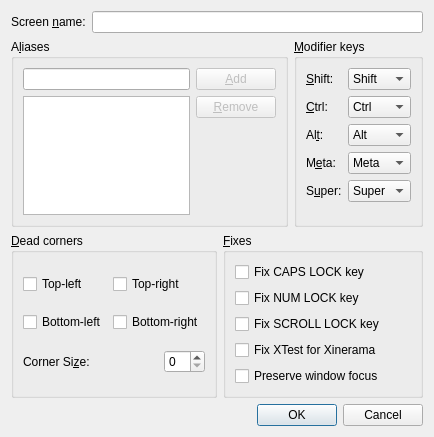
<?xml version="1.0" encoding="UTF-8"?>
<ui version="4.0">
 <class>ScreenSettingsDialogBase</class>
 <widget class="QDialog" name="ScreenSettingsDialogBase">
  <property name="geometry">
   <rect>
    <x>0</x>
    <y>0</y>
    <width>434</width>
    <height>437</height>
   </rect>
  </property>
  <property name="windowTitle">
   <string>Screen Settings</string>
  </property>
  <layout class="QVBoxLayout">
   <item>
    <layout class="QHBoxLayout">
     <item>
      <widget class="QLabel" name="label_7">
       <property name="text">
        <string>Screen &amp;name:</string>
       </property>
       <property name="buddy">
        <cstring>m_pLineEditName</cstring>
       </property>
      </widget>
     </item>
     <item>
      <widget class="QLineEdit" name="m_pLineEditName"/>
     </item>
    </layout>
   </item>
   <item>
    <layout class="QHBoxLayout">
     <item>
      <widget class="QGroupBox" name="m_pGroupAliases">
       <property name="enabled">
        <bool>true</bool>
       </property>
       <property name="title">
        <string>A&amp;liases</string>
       </property>
       <property name="checked">
        <bool>false</bool>
       </property>
       <layout class="QGridLayout">
        <item row="0" column="0">
         <widget class="QLineEdit" name="m_pLineEditAlias"/>
        </item>
        <item row="0" column="1">
         <widget class="QPushButton" name="m_pButtonAddAlias">
          <property name="enabled">
           <bool>false</bool>
          </property>
          <property name="text">
           <string>&amp;Add</string>
          </property>
         </widget>
        </item>
        <item row="1" column="0" rowspan="2">
         <widget class="QListWidget" name="m_pListAliases">
          <property name="selectionMode">
           <enum>QAbstractItemView::ExtendedSelection</enum>
          </property>
         </widget>
        </item>
        <item row="1" column="1">
         <widget class="QPushButton" name="m_pButtonRemoveAlias">
          <property name="enabled">
           <bool>false</bool>
          </property>
          <property name="text">
           <string>&amp;Remove</string>
          </property>
         </widget>
        </item>
        <item row="2" column="1">
         <spacer>
          <property name="orientation">
           <enum>Qt::Vertical</enum>
          </property>
          <property name="sizeHint" stdset="0">
           <size>
            <width>20</width>
            <height>126</height>
           </size>
          </property>
         </spacer>
        </item>
       </layout>
      </widget>
     </item>
     <item>
      <widget class="QGroupBox" name="m_pGroupModifiers">
       <property name="title">
        <string>&amp;Modifier keys</string>
       </property>
       <property name="checked">
        <bool>false</bool>
       </property>
       <layout class="QGridLayout">
        <item row="0" column="0">
         <widget class="QLabel" name="label_2">
          <property name="text">
           <string>&amp;Shift:</string>
          </property>
          <property name="buddy">
           <cstring>m_pComboBoxShift</cstring>
          </property>
         </widget>
        </item>
        <item row="0" column="1">
         <widget class="QComboBox" name="m_pComboBoxShift">
          <item>
           <property name="text">
            <string>Shift</string>
           </property>
          </item>
          <item>
           <property name="text">
            <string>Ctrl</string>
           </property>
          </item>
          <item>
           <property name="text">
            <string>Alt</string>
           </property>
          </item>
          <item>
           <property name="text">
            <string>Meta</string>
           </property>
          </item>
          <item>
           <property name="text">
            <string>Super</string>
           </property>
          </item>
          <item>
           <property name="text">
            <string>None</string>
           </property>
          </item>
         </widget>
        </item>
        <item row="1" column="0">
         <widget class="QLabel" name="label_3">
          <property name="text">
           <string>&amp;Ctrl:</string>
          </property>
          <property name="buddy">
           <cstring>m_pComboBoxCtrl</cstring>
          </property>
         </widget>
        </item>
        <item row="1" column="1">
         <widget class="QComboBox" name="m_pComboBoxCtrl">
          <property name="currentIndex">
           <number>1</number>
          </property>
          <item>
           <property name="text">
            <string>Shift</string>
           </property>
          </item>
          <item>
           <property name="text">
            <string>Ctrl</string>
           </property>
          </item>
          <item>
           <property name="text">
            <string>Alt</string>
           </property>
          </item>
          <item>
           <property name="text">
            <string>Meta</string>
           </property>
          </item>
          <item>
           <property name="text">
            <string>Super</string>
           </property>
          </item>
          <item>
           <property name="text">
            <string>None</string>
           </property>
          </item>
         </widget>
        </item>
        <item row="2" column="0">
         <widget class="QLabel" name="label_4">
          <property name="text">
           <string>Al&amp;t:</string>
          </property>
          <property name="buddy">
           <cstring>m_pComboBoxAlt</cstring>
          </property>
         </widget>
        </item>
        <item row="2" column="1">
         <widget class="QComboBox" name="m_pComboBoxAlt">
          <property name="currentIndex">
           <number>2</number>
          </property>
          <item>
           <property name="text">
            <string>Shift</string>
           </property>
          </item>
          <item>
           <property name="text">
            <string>Ctrl</string>
           </property>
          </item>
          <item>
           <property name="text">
            <string>Alt</string>
           </property>
          </item>
          <item>
           <property name="text">
            <string>Meta</string>
           </property>
          </item>
          <item>
           <property name="text">
            <string>Super</string>
           </property>
          </item>
          <item>
           <property name="text">
            <string>None</string>
           </property>
          </item>
         </widget>
        </item>
        <item row="3" column="0">
         <widget class="QLabel" name="label_5">
          <property name="text">
           <string>M&amp;eta:</string>
          </property>
          <property name="buddy">
           <cstring>m_pComboBoxMeta</cstring>
          </property>
         </widget>
        </item>
        <item row="3" column="1">
         <widget class="QComboBox" name="m_pComboBoxMeta">
          <property name="currentIndex">
           <number>3</number>
          </property>
          <item>
           <property name="text">
            <string>Shift</string>
           </property>
          </item>
          <item>
           <property name="text">
            <string>Ctrl</string>
           </property>
          </item>
          <item>
           <property name="text">
            <string>Alt</string>
           </property>
          </item>
          <item>
           <property name="text">
            <string>Meta</string>
           </property>
          </item>
          <item>
           <property name="text">
            <string>Super</string>
           </property>
          </item>
          <item>
           <property name="text">
            <string>None</string>
           </property>
          </item>
         </widget>
        </item>
        <item row="4" column="0">
         <widget class="QLabel" name="label_6">
          <property name="text">
           <string>S&amp;uper:</string>
          </property>
          <property name="buddy">
           <cstring>m_pComboBoxSuper</cstring>
          </property>
         </widget>
        </item>
        <item row="4" column="1">
         <widget class="QComboBox" name="m_pComboBoxSuper">
          <property name="currentIndex">
           <number>4</number>
          </property>
          <item>
           <property name="text">
            <string>Shift</string>
           </property>
          </item>
          <item>
           <property name="text">
            <string>Ctrl</string>
           </property>
          </item>
          <item>
           <property name="text">
            <string>Alt</string>
           </property>
          </item>
          <item>
           <property name="text">
            <string>Meta</string>
           </property>
          </item>
          <item>
           <property name="text">
            <string>Super</string>
           </property>
          </item>
          <item>
           <property name="text">
            <string>None</string>
           </property>
          </item>
         </widget>
        </item>
        <item row="5" column="0">
         <spacer>
          <property name="orientation">
           <enum>Qt::Vertical</enum>
          </property>
          <property name="sizeHint" stdset="0">
           <size>
            <width>20</width>
            <height>40</height>
           </size>
          </property>
         </spacer>
        </item>
       </layout>
      </widget>
     </item>
    </layout>
   </item>
   <item>
    <layout class="QHBoxLayout">
     <item>
      <widget class="QGroupBox" name="m_pGroupSwitchCorners">
       <property name="title">
        <string>&amp;Dead corners</string>
       </property>
       <property name="checked">
        <bool>false</bool>
       </property>
       <layout class="QGridLayout">
        <item row="0" column="0">
         <widget class="QCheckBox" name="m_pCheckBoxCornerTopLeft">
          <property name="text">
           <string>Top-left</string>
          </property>
         </widget>
        </item>
        <item row="0" column="1">
         <widget class="QCheckBox" name="m_pCheckBoxCornerTopRight">
          <property name="text">
           <string>Top-right</string>
          </property>
         </widget>
        </item>
        <item row="1" column="0">
         <widget class="QCheckBox" name="m_pCheckBoxCornerBottomLeft">
          <property name="text">
           <string>Bottom-left</string>
          </property>
         </widget>
        </item>
        <item row="1" column="1">
         <widget class="QCheckBox" name="m_pCheckBoxCornerBottomRight">
          <property name="text">
           <string>Bottom-right</string>
          </property>
         </widget>
        </item>
        <item row="2" column="0" colspan="2">
         <layout class="QHBoxLayout">
          <item>
           <widget class="QLabel" name="label">
            <property name="text">
             <string>Corner Si&amp;ze:</string>
            </property>
            <property name="buddy">
             <cstring>m_pSpinBoxSwitchCornerSize</cstring>
            </property>
           </widget>
          </item>
          <item>
           <spacer>
            <property name="orientation">
             <enum>Qt::Horizontal</enum>
            </property>
            <property name="sizeHint" stdset="0">
             <size>
              <width>40</width>
              <height>20</height>
             </size>
            </property>
           </spacer>
          </item>
          <item>
           <widget class="QSpinBox" name="m_pSpinBoxSwitchCornerSize"/>
          </item>
         </layout>
        </item>
       </layout>
      </widget>
     </item>
     <item>
      <widget class="QGroupBox" name="m_pGroupFixes">
       <property name="title">
        <string>&amp;Fixes</string>
       </property>
       <property name="checked">
        <bool>false</bool>
       </property>
       <layout class="QGridLayout">
        <item row="0" column="0">
         <widget class="QCheckBox" name="m_pCheckBoxCapsLock">
          <property name="text">
           <string>Fix CAPS LOCK key</string>
          </property>
         </widget>
        </item>
        <item row="1" column="0">
         <widget class="QCheckBox" name="m_pCheckBoxNumLock">
          <property name="text">
           <string>Fix NUM LOCK key</string>
          </property>
         </widget>
        </item>
        <item row="2" column="0">
         <widget class="QCheckBox" name="m_pCheckBoxScrollLock">
          <property name="text">
           <string>Fix SCROLL LOCK key</string>
          </property>
         </widget>
        </item>
        <item row="3" column="0">
         <widget class="QCheckBox" name="m_pCheckBoxXTest">
          <property name="text">
           <string>Fix XTest for Xinerama</string>
          </property>
          <property name="checked">
           <bool>false</bool>
          </property>
         </widget>
        </item>
        <item row="4" column="0">
         <widget class="QCheckBox" name="m_pCheckBoxFocus">
          <property name="text">
           <string>Preserve window focus</string>
          </property>
          <property name="checked">
           <bool>false</bool>
          </property>
         </widget>
        </item>
        <item row="5" column="0">
         <spacer>
          <property name="orientation">
           <enum>Qt::Vertical</enum>
          </property>
          <property name="sizeHint" stdset="0">
           <size>
            <width>20</width>
            <height>40</height>
           </size>
          </property>
         </spacer>
        </item>
       </layout>
      </widget>
     </item>
    </layout>
   </item>
   <item>
    <spacer>
     <property name="orientation">
      <enum>Qt::Vertical</enum>
     </property>
     <property name="sizeHint" stdset="0">
      <size>
       <width>20</width>
       <height>40</height>
      </size>
     </property>
    </spacer>
   </item>
   <item>
    <widget class="QDialogButtonBox" name="m_pButtonBox">
     <property name="orientation">
      <enum>Qt::Horizontal</enum>
     </property>
     <property name="standardButtons">
      <set>QDialogButtonBox::Cancel|QDialogButtonBox::Ok</set>
     </property>
    </widget>
   </item>
  </layout>
 </widget>
 <resources/>
 <connections>
  <connection>
   <sender>m_pButtonBox</sender>
   <signal>accepted()</signal>
   <receiver>ScreenSettingsDialogBase</receiver>
   <slot>accept()</slot>
   <hints>
    <hint type="sourcelabel">
     <x>222</x>
     <y>502</y>
    </hint>
    <hint type="destinationlabel">
     <x>157</x>
     <y>274</y>
    </hint>
   </hints>
  </connection>
  <connection>
   <sender>m_pButtonBox</sender>
   <signal>rejected()</signal>
   <receiver>ScreenSettingsDialogBase</receiver>
   <slot>reject()</slot>
   <hints>
    <hint type="sourcelabel">
     <x>290</x>
     <y>508</y>
    </hint>
    <hint type="destinationlabel">
     <x>286</x>
     <y>274</y>
    </hint>
   </hints>
  </connection>
 </connections>
</ui>
